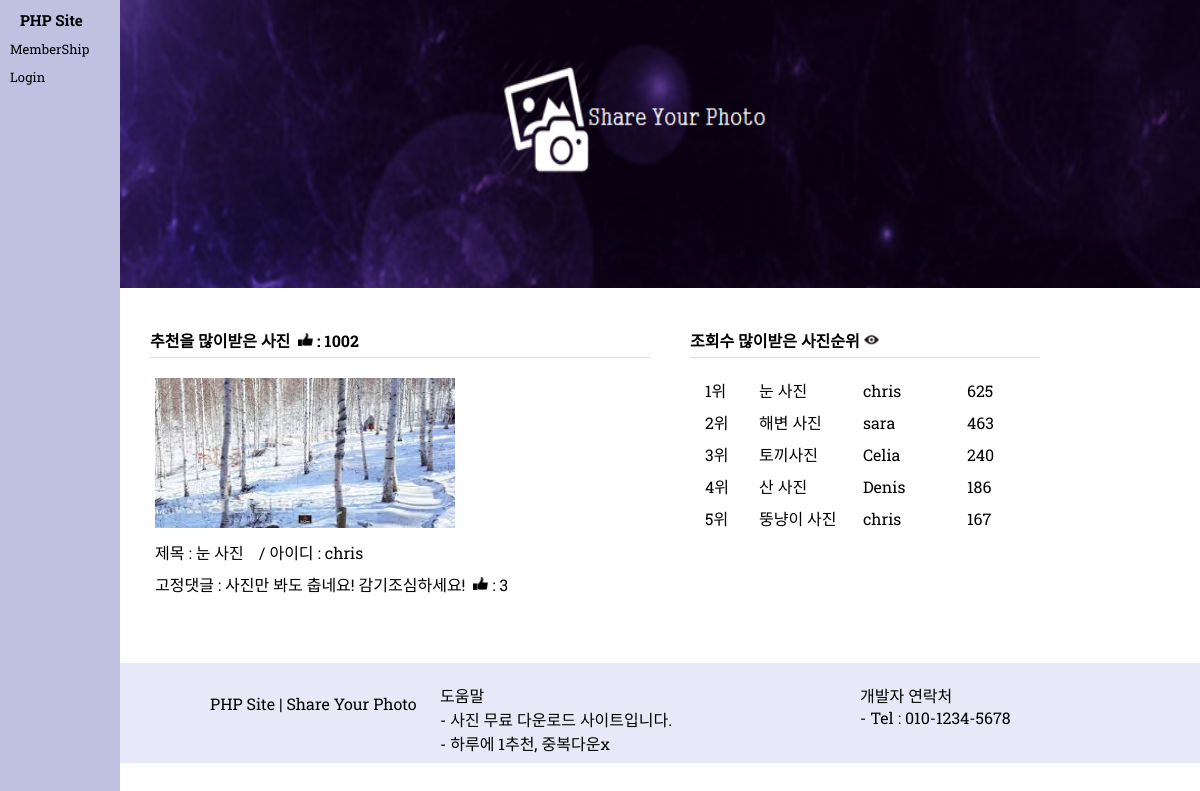
The page / on the database its author committed.
### tables this page shows
CREATE TABLE `photos` (
  `num` int(11) NOT NULL,
  `id` char(15) NOT NULL,
  `title` char(15) NOT NULL,
  `content` char(200) NOT NULL,
  `reply` char(255) NULL,
  `fix_reply` int(11) NULL,
  `file_name` char(40) NOT NULL,
  `file_type` char(40) NOT NULL,
  `file_copied` char(40) NOT NULL,
  `hit` int(11) NOT NULL,
  `recommend` int(11) NULL,
  `download_hit` int(11) NOT NULL
);

CREATE TABLE `reply` (
  `num` int(11) NOT NULL,
  `photoid` int(11) NOT NULL,
  `id` char(15) NOT NULL,
  `content` char(200) NOT NULL,
  `recommend` int(11) NULL
);

### main.php (the view, shortened to what this page needs)
            <div id="main_content">
            <div id="latest">
<?php
    $con = mysqli_connect("localhost:3307", "root", "", "phpsitedb");
    $sql = "select * from photos order by recommend DESC LIMIT 1";
    $result = mysqli_query($con, $sql);
    if (!$result){
        echo "아직 추천할만한 사진이 없습니다!";
    }
    else
    {
        $row = mysqli_fetch_array($result);
    ?>
    <h4>추천을 많이받은 사진&nbsp; <img src="./img/recommend_icon.png" width="15px"; height="15px;"> : <?=$row["recommend"]?></h4>
    <ul>
    <?php
        if($row["fix_reply"]!=0){
            $fix_reply =$row["fix_reply"];
            $fix_sql = "select * from reply where num=$fix_reply";
            $fix_result = mysqli_query($con, $fix_sql);
            $fix_row = mysqli_fetch_array($fix_result);
        }
        if($row["recommend"]!=0)
        {
            $file_path = "./data/".$row["file_copied"];
?>
            <li>
                <a href="photo_view_form.php?num=<?=$row["num"]?>&page=1"><img src ="<?=$file_path?>" width="300px"; height="150px";></a>
                <span>제목 : <?=$row["title"]?></span> /
                <span>아이디 : <?=$row["id"]?></span>
                <?php
                    if($row["fix_reply"] !=0){
                ?>
                <span>고정댓글 : <?=$fix_row["content"]?> &nbsp;<img src="./img/recommend_icon.png" width="15px"; height="15px;"> : <?=$fix_row["recommend"]?></span>
                <?php
                    }
                    else{
                ?>
                    <div class="clear"></div>
                    <span>고정댓글 : 아직 고정댓글이 없습니다.</span>
                <?php
                    }
                        ?>
            </li>
<?php
        }
        else{
            echo "아직 추천할만한 사진이 없습니다!";
        }
    }
?>
                </ul>
            </div>
            <div id="point_rank">
                <h4>조회수 많이받은 사진순위 <img src="./img/eyes.png" width=15px; height="15px";></h4>
                <ul>
<?php
    $rank = 1;
    $sql = "select * from photos order by hit desc limit 5";
    $result = mysqli_query($con, $sql);
    if (!$result)
        echo "회원 DB 테이블(members)이 생성 전이거나 아직 가입된 회원이 없습니다!";
    else
    {
        while( $row = mysqli_fetch_array($result) )
        {
            $title  = $row["title"];
            $id    = $row["id"];
            $hit = $row["hit"];
?>
            <a href="photo_view_form.php?num=<?=$row["num"]?>&page=1">
                <li>
                    <span><?=$rank?>위</span>
                    <span><?=$title?></span>
                    <span><?=$id?></span>
                    <span><?=$hit?></span>
                </li>
            </a>
<?php
            $rank++;
        }
    }
?>
                </ul>
            </div>
        </div>

### index.php (shortened to what this page needs)
<!DOCTYPE html>
<html>
<head>
<link rel="stylesheet" type="text/css" href="./css/index_style.css?good">
<link rel="stylesheet" type="text/css" href="./css/mymain.css?good">
</head>
<body>
	<header>
    	<?php include "header.php";?>
    </header>
	<section>
	    <?php include "main.php";?>
	</section>
	<footer>
    	<?php include "footer.php";?>
    </footer>
</body>
</html>

### header.php (shortened to what this page needs)
<?php
    if (isset($_SESSION["userid"])) $userid = $_SESSION["userid"];
    else $userid = "";
?>
        <nav class="nav">
            <h3>
                <li><a href="index.php">PHP Site</a></li>
            </h3>
            <ul>
<?php
    if(!$userid) {
?>
                <li><a href="membership_form.php">MemberShip</a> </li>
                <li><a href="mylogin_form.php">Login</a></li>
<?php
    }
?>
            </ul>
        </nav>
        <div id="header_img_bar">
            <img src="./img/mainback2.PNG" width="100%"; height="315px";>
        </div>

### footer.php
<div id="footer_box">
    <p id="footer_intro">PHP Site | Share Your Photo</p>
    <ul id="footer_question">
        <li>도움말</li>
        <li>- 사진 무료 다운로드 사이트입니다.</li>
        <li>- 하루에 1추천, 중복다운x</li>
    </ul>
    <ul id="developer">
        <li>개발자 연락처</li>
        <li>- Tel : 010-1234-5678</li>
    </ul>
</div>

### css/index_style.css (style rules this page uses)
body { font-family: 'Roboto Slab', serif; }
* { padding: 0; margin: 0; text-decoration: none; list-style: none; color : black; }
body { background: white no-repat center top / 100% auto; }
.nav { position: fixed; left: 0; top:0; width:120px; height: 100%; background: #C0C0E0; font-size: 13px; }
.nav h3 { margin: 10px; }
.nav li { margin: 10px; }
#header_img_bar { width: 100%; height: 310px; margin-top: -22px; margin-bottom: 10px;text-align: center; background-color: white; background-color: #CBCBF9; text-align: left; }
#header_img_bar img { margin-left: 30px; margin-top: -5px; }
footer { height: 100px; background-color: #E8E8F8; margin-left: 120px; }
#footer_box { position: relative; width: 1000px; margin: 0 auto; color: #dddddd; }
#footer_intro { position: absolute; top: 30px; left: 50px; font-size: 16px; }
#footer_question { position: absolute; top: 20px; left: 280px; }
#developer { position: absolute; top: 20px; left: 700px; }

### css/mymain.css (style rules this page uses)
#main_content { position: relative; width: 1000px; height: 365px; margin: 0 auto; }
#latest { position: absolute; top: 30px; left: 50px; }
#latest h4 { width: 500px; font-size: 16px; padding-bottom: 5px; border-bottom: solid 1px #dddddd; }
#latest ul { margin-top: 20px; }
#latest li { margin-top: 8px; margin-left: 5px; }
#latest span { display: inline-block; }
#latest span:nth-child(3) { width: 100px; }
#point_rank { position: absolute; top: 30px; left: 590px; }
#point_rank h4 { width: 350px; font-size: 16px; padding-bottom: 5px; border-bottom: solid 1px #dddddd; }
#point_rank ul { margin-top: 20px; }
#point_rank li { margin-top: 8px; margin-left: 15px; }
#point_rank span { display: inline-block; }
#point_rank span:nth-child(1) { width: 50px; }
#point_rank span:nth-child(2) { width: 100px; }
#point_rank span:nth-child(3) { width: 100px; }
#point_rank span:nth-child(4) { width: 100px; }

### rows shown on the page
photos: recommend "1002", file_copied (picture), title "눈 사진", id "chris", hit "625"
reply: content "사진만 봐도 춥네요! 감기조심하세요!", recommend "3"
photos: title "해변 사진", id "sara", hit "463"
photos: title "토끼사진", id "Celia", hit "240"
photos: title "산 사진", id "Denis", hit "186"
photos: title "뚱냥이 사진", id "chris", hit "167"
